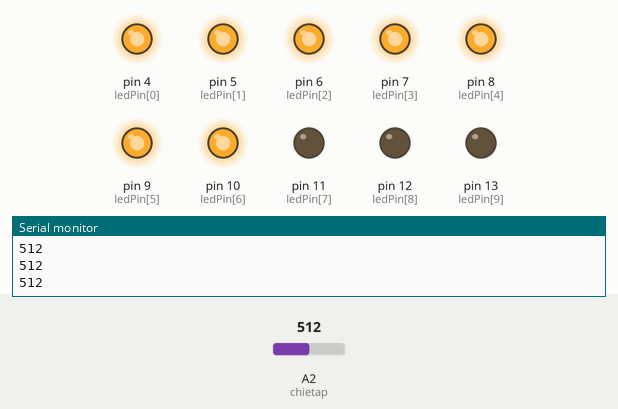
Bench run of a sketch on a simulated Arduino Uno, built with avr-gcc and run on an emulated ATmega328P. Shown: output pins drawn as LEDs (lit = HIGH), the last lines printed to the serial monitor. Dashed ring = blinking. The test bench sets the inputs (shaded band); at power-on: A2 (chietap) = 512.

Above: at 0.66 s.
1.3 s: A2 (chietap) set to 0
At 2.8 s:
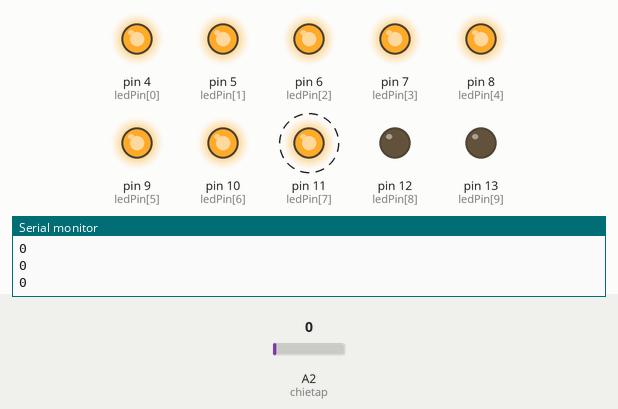
3.1 s: A2 (chietap) set to 20
At 3.25 s:
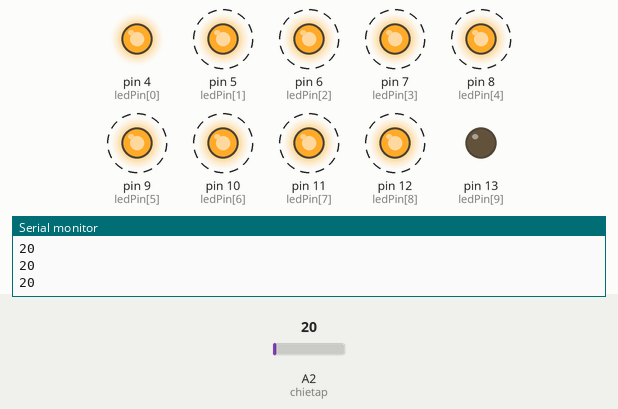
6.1 s: A2 (chietap) set to 122
At 7.86 s:
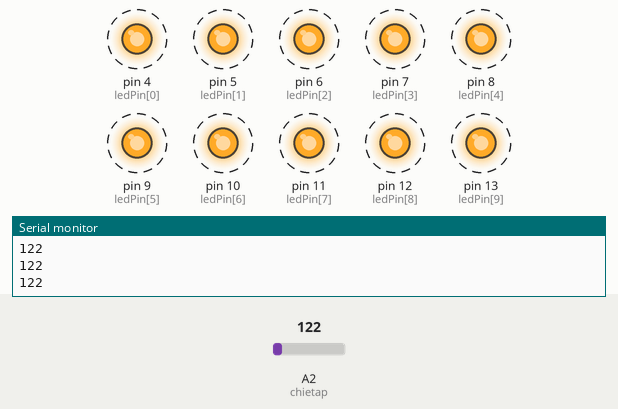
9.1 s: A2 (chietap) set to 1023
Timing chart, 0 to 13.1 s (numbered marks = the images above; inputs shaded):
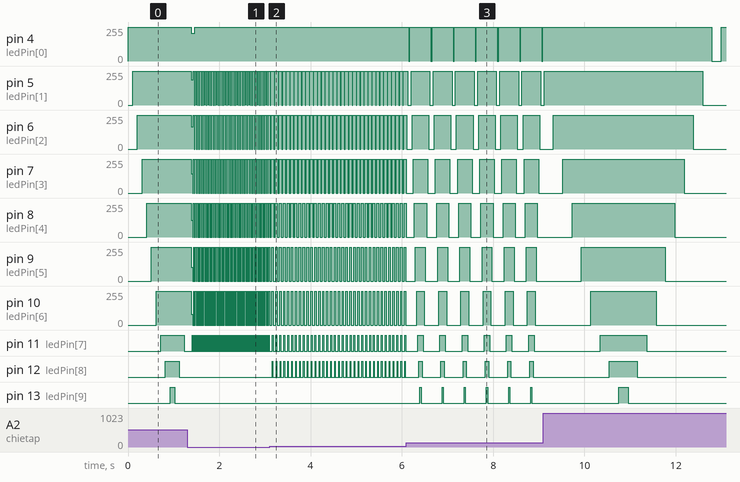

Measured:
- after the input at 1.3 s, pin 12 (ledPin[8]): stays LOW (without the input it goes to HIGH after 1.6 s); pin 13 (ledPin[9]): stays LOW (without the input it goes to HIGH after 1.7 s)
- after the input at 3.1 s, pin 5 (ledPin[1]): alternates 255/255 for 0.07 s and 0/255 for 0.01 s, starting after 0.10 s; pin 6 (ledPin[2]): alternates 255/255 for 0.06 s and 0/255 for 0.02 s, starting after 0.10 s
- after the input at 6.1 s, pin 4 (ledPin[0]): alternates 255/255 for 0.46 s and 0/255 for 0.02 s, starting after 0.05 s; pin 5 (ledPin[1]): alternates 255/255 for 0.41 s and 0/255 for 0.07 s, starting after 0.10 s
- by itself, pin 5 (ledPin[1]), pin 6 (ledPin[2]): repeats every 0.04 s: 255/255 0.03 s, 0/255 0.01 s
- by itself, pin 7 (ledPin[3]), pin 8 (ledPin[4]): repeats every 0.03 s: 0/255 0.01 s, 255/255 0.02 s
- by itself, pin 9 (ledPin[5]): repeats every 0.03 s: 0/255 0.02 s, 255/255 0.02 s
- by itself, pin 10 (ledPin[6]): repeats every 0.03 s: 0/255 0.02 s, 255/255 0.01 s
- by itself, pin 11 (ledPin[7]): alternates HIGH for 0.01 s and LOW for 0.03 s

The sketch:

Bai4-III.ino
```cpp
byte ledPin[] = {4, 5, 6, 7, 8, 9, 10, 11, 12, 13};
int chietap = A2;

void setup() {
  Serial.begin(9600);
  for (int x=0; x<10; x++) {
    pinMode(ledPin[x],OUTPUT);
  }
  pinMode(chietap,INPUT);
}

void loop() {
  Serial.println(analogRead(chietap));

    Serial.println(analogRead(chietap));
    for (int x=0; x<10; x++) {
      digitalWrite(ledPin[x],HIGH);
      delay(analogRead(chietap)/5);
      Serial.println(analogRead(chietap));
    }
    for (int x=9; x>=0; x--) {
      digitalWrite(ledPin[x],LOW);
      delay(analogRead(chietap)/5);
    }

}
```
